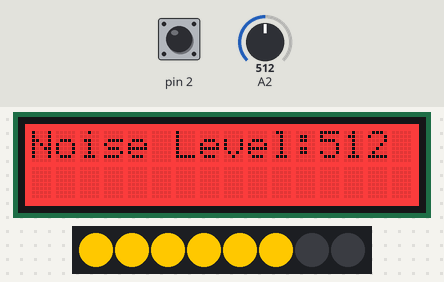
Simulated run of this sketch. Board: Arduino Uno, built with avr-gcc and run on an emulated ATmega328P. Parts: 16×2 character LCD, 8 RGB LEDs in strip order, left to right. The inputs (shaded band) are chosen by the test bench; at power-on: A2 = 512, pin 2 HIGH. What the sketch prints to the serial monitor is not drawn.

Above: at 1.2 s.
1.3 s: A2 set to 440
At 2.5 s:
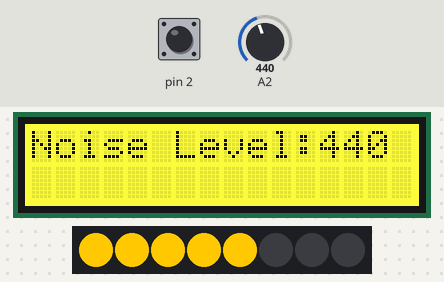
2.8 s: pin 2 pulled LOW for 1 s
At 3.2 s:
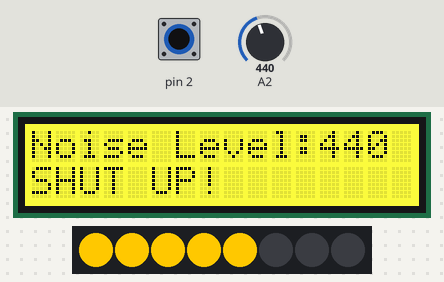
5.4 s: A2 set to 340
At 5.9 s:
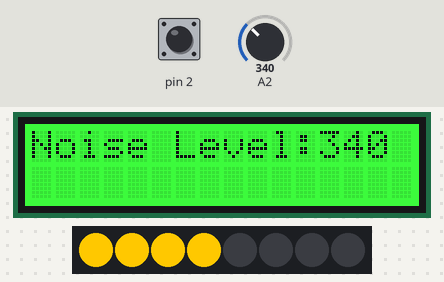
7.0 s: pin 2 pulled LOW for 3.2 s
At 7.6 s:
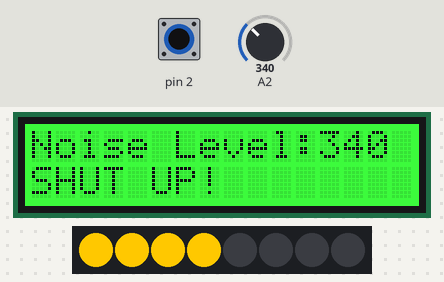
11.9 s: A2 set to 122
At 13.2 s:
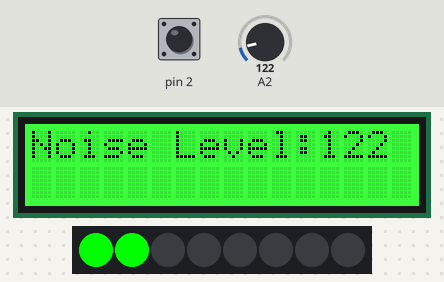
13.5 s: pin 2 pulled LOW for 1 s
At 14.0 s:
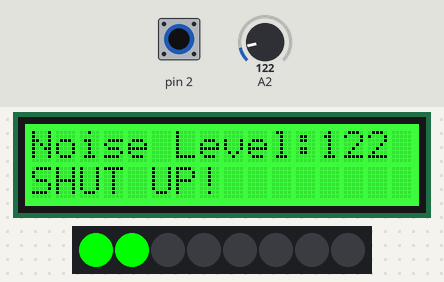
Timing chart, 0 to 16.5 s (numbered marks = the images above; inputs shaded):
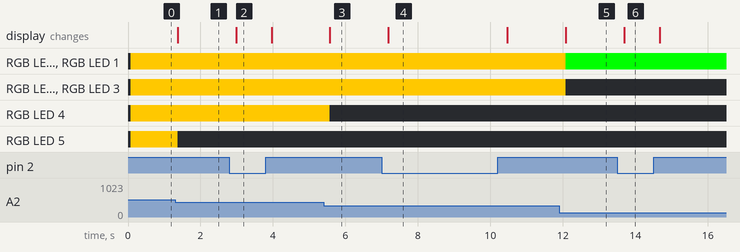

Measured:
- after the input at 1.3 s, RGB LED 5: RGB(255, 200, 0) → off after 0.07 s; the display: changes after 0.07 s (image 1)
- after the input at 2.8 s, the display: changes after 0.18 s (image 2)
- after the input at 5.4 s, RGB LED 4: RGB(255, 200, 0) → off after 0.17 s; the display: changes after 0.17 s (image 3)
- after the input at 7.0 s, the display: changes after 0.18 s (image 4)
- after the input at 11.9 s, RGB LED 0, RGB LED 1: RGB(255, 200, 0) → RGB(0, 255, 0) after 0.18 s; RGB LED 2, RGB LED 3: RGB(255, 200, 0) → off after 0.18 s; the display: changes after 0.18 s (image 5)
- after the input at 13.5 s, the display: changes after 0.19 s (image 6)

The sketch:

Mic_LCD_LED_Button_Processing.ino
```cpp
/*setup for LCD*/

#include <Wire.h>
#include "rgb_lcd.h"

rgb_lcd lcd;

/*temperature data variables*/

int t;
String temp;

/* NeoPixel strup setup*/
#include <Adafruit_NeoPixel.h>

#define PIN 3 //digital pin output

#define NUM_LEDS 8  // numbers of led in the strip

#define BRIGHTNESS 50 //set the brightness to 50

Adafruit_NeoPixel strip = Adafruit_NeoPixel(NUM_LEDS, PIN, NEO_GRB + NEO_KHZ800);

int startingValue; // starting value of the noise level input


int refresh;


void setup() {
  // set up the LCD's number of columns and rows:
  lcd.begin(16, 2);
  // initialize the serial communications:
  Serial.begin(9600);
  t = 0;

  strip.begin();
  strip.show();//initial all pixels to 'off'

  startingValue = 100;
  int refresh = 0; //refresh

  pinMode(2, INPUT_PULLUP);
}

void loop()
{
  if (refresh == 10) {
    refresh = 0;
  }
  // when characters arrive over the serial port...
  /* if (Serial.available())
    {
     // wait a bit for the entire message to arrive
     delay(100);
     // clear the screen
     lcd.clear();
     // read all the available characters
     while (Serial.available() > 0)
     {
       // display each character to the LCD
       lcd.write(Serial.read());
     }
    }*/
  t = analogRead(A2);
  Serial.println(t);
  //String space = "  ";
  // Serial.print(space);
  if (refresh == 0) {
    lcd.clear();
    temp = String(t);
    // Serial.println(temp);
    lcd.print("Noise Level:" + temp);

    int buttonVal = digitalRead(2);
    if (buttonVal == LOW) {
      lcd.setCursor(0, 1);
      lcd.print("SHUT UP!");
    }


    if (t <= 350) {
      lcd.setRGB(0, 255, 0);
    } else if (t > 350 && t <= 450) {
      lcd.setRGB(255, 255, 0);
    } else if (t > 450) {
      lcd.setRGB(255, 0, 0);
    }
    lcd.display();
    setLEDs(t);
  }
  refresh = refresh + 1;

  delay(30);


}

/*********************************************************************************************************
  END FILE
*********************************************************************************************************/
```

setLEDs.ino
```cpp
void setLEDs(int noiseLevel) {
  int nL = noiseLevel;//noise level from microphone
startingValue =100;
  ///////////////////////////////////////////////////////////////
  // <100
  if (nL <= startingValue) {//1st led green, others off
    strip.setPixelColor(0, 0, 255, 0);
    for (int n = 1; n <= 7; n++) {
      strip.setPixelColor(n, 0, 0, 0);
    }
    strip.show();
  }

  ///////////////////////////////////////////////////////////////
  // 100<200
  else if (nL > startingValue && nL <= startingValue+100) {
    strip.setPixelColor(0, 0, 255, 0);
    strip.setPixelColor(1, 0, 255, 0);
    for (int n = 2; n <= 7; n++) {
      strip.setPixelColor(n, 0, 0, 0);
    }
    strip.show();
  }

  ///////////////////////////////////////////////////////////////
  // 200<300
  else if (nL > startingValue+100 && nL <= startingValue+200) {
    for (int n = 0; n <= 2; n++) {
      strip.setPixelColor(n, 0, 255, 0);
    }
    for (int n = 3; n <= 7; n++) {
      strip.setPixelColor(n, 0, 0, 0);
    }
    strip.show();
  }

  ///////////////////////////////////////////////////////////////
  // 300<400

  else if (nL > startingValue+200 && nL <= startingValue+300) {
    for (int n = 0; n <= 3; n++) {
      strip.setPixelColor(n, 255, 200, 0);
    }
    for (int n = 4; n <= 7; n++) {
      strip.setPixelColor(n, 0, 0, 0);
    }
    strip.show();
  }
  ///////////////////////////////////////////////////////////////
  // 400<500
  else if (nL > startingValue+300 && nL <= startingValue+400) {
    for (int n = 0; n <= 4; n++) {
      strip.setPixelColor(n, 255, 200, 0);
    }
    for (int n = 5; n <= 7; n++) {
      strip.setPixelColor(n, 0, 0, 0);
    }
    strip.show();
  }

  ///////////////////////////////////////////////////////////////
  // 500<600

  else if (nL > startingValue+400 && nL <= startingValue+500) {
    for (int n = 0; n <= 5; n++) {
      strip.setPixelColor(n, 255, 200, 0);
    }
    for (int n = 6; n <= 7; n++) {
      strip.setPixelColor(n, 0, 0, 0);
    }
    strip.show();
  } ///////////////////////////////////////////////////////////////
  // 600<700

  else if (nL > startingValue+500 && nL <= startingValue+600) {
    for (int n = 0; n <= 6; n++) {
      strip.setPixelColor(n, 255, 0, 0);
    }

    strip.setPixelColor(7, 0, 0, 0);

    strip.show();
  }

  ///////////////////////////////////////////////////////////////
  // >700

  else if (nL > startingValue+600) {
    for (int n = 0; n <= 7; n++) {
      strip.setPixelColor(n, 255, 0, 0);
    }

    strip.show();
  }


}
```
